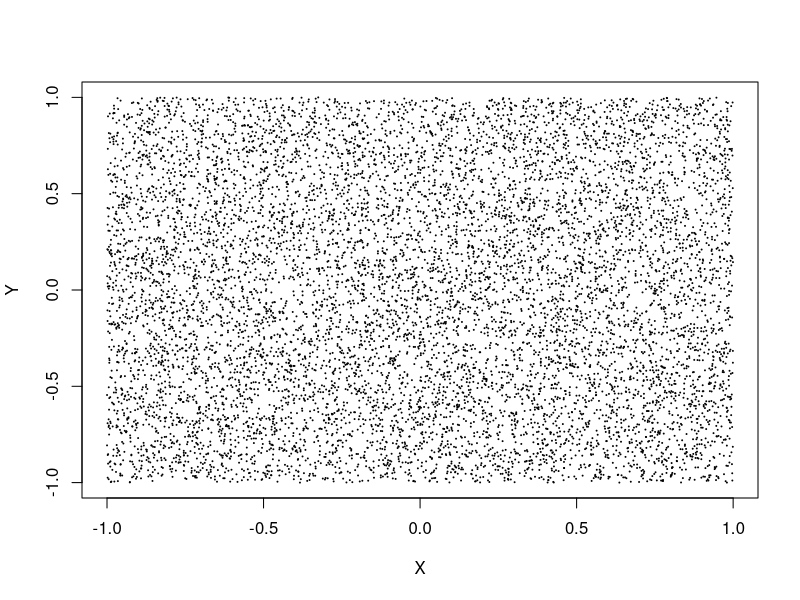
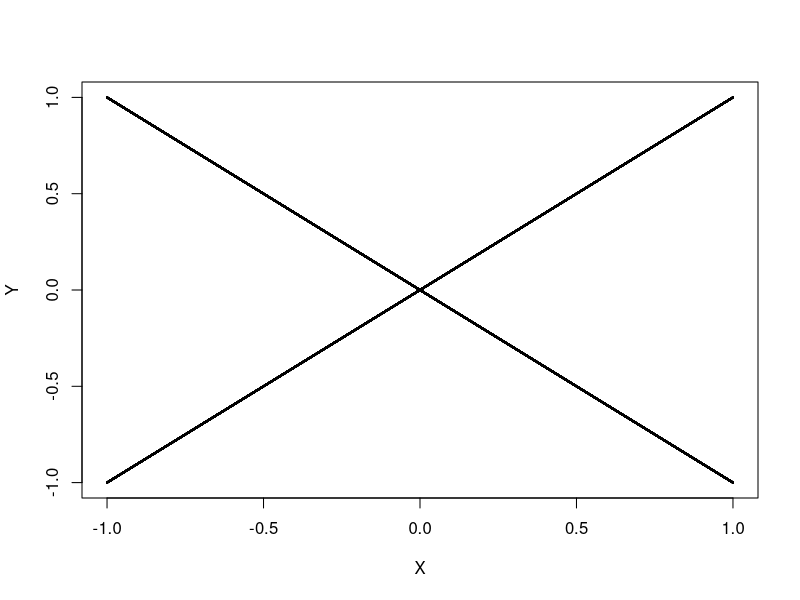
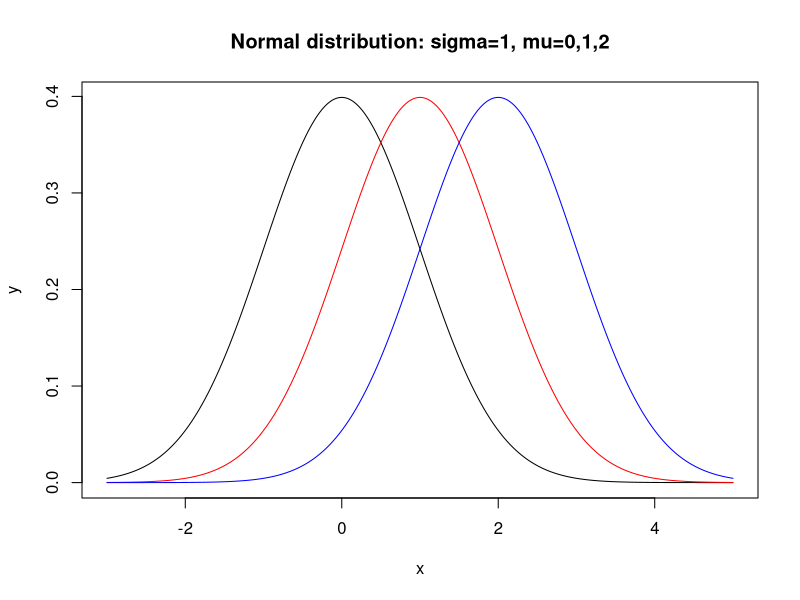
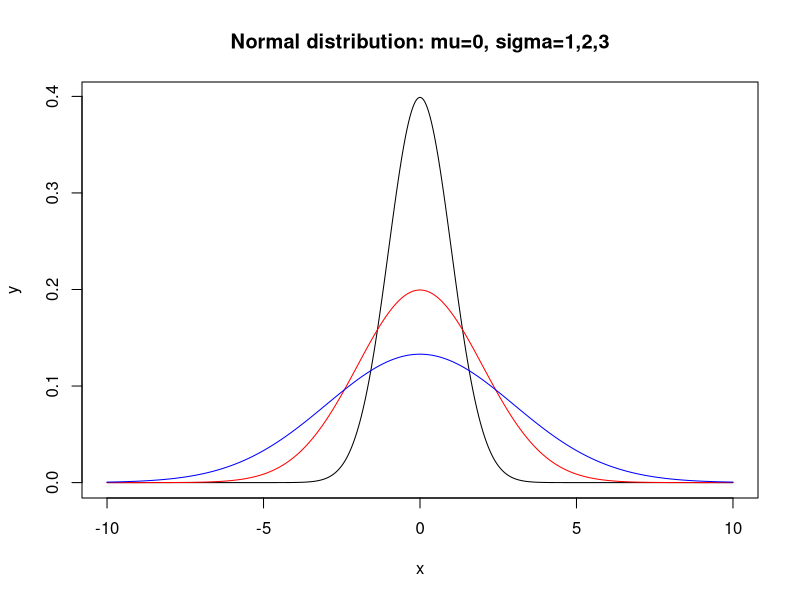
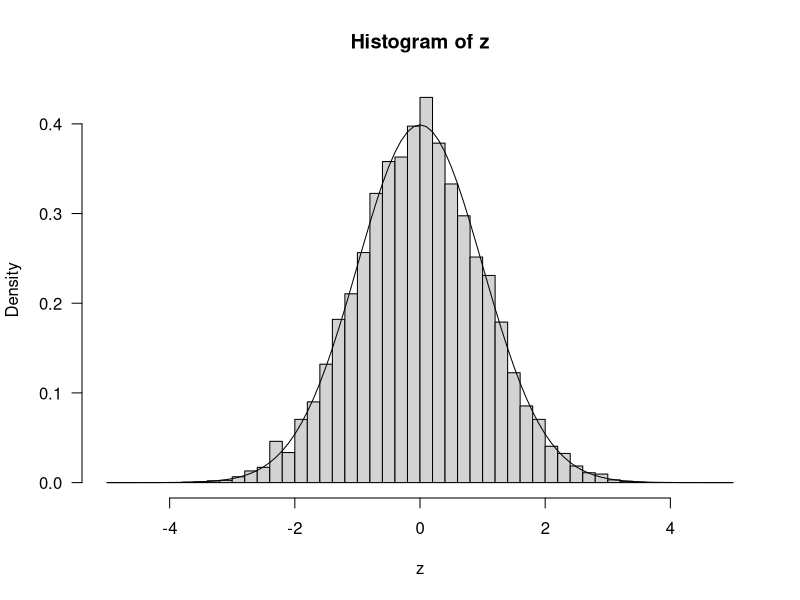
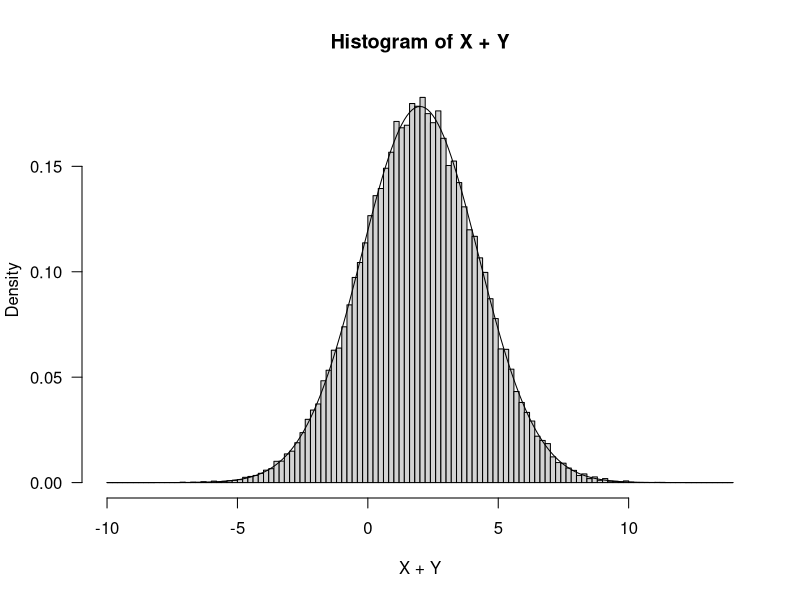
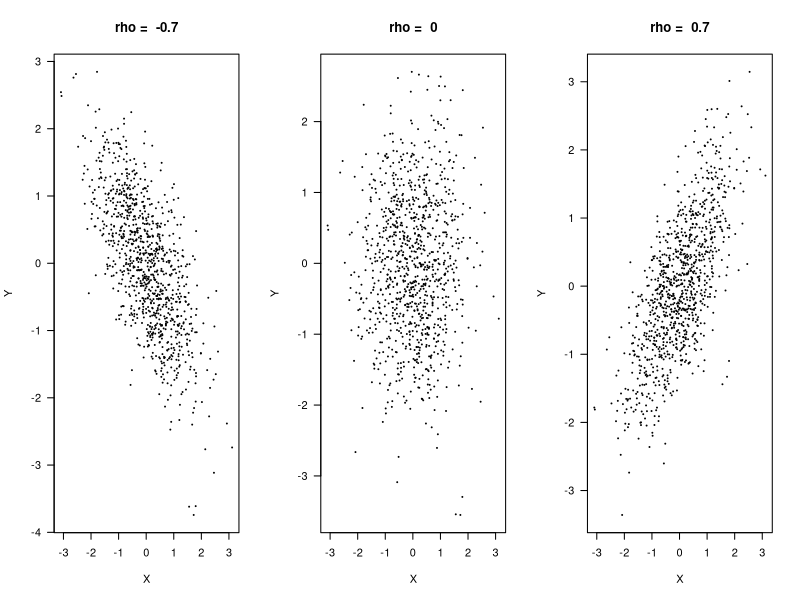
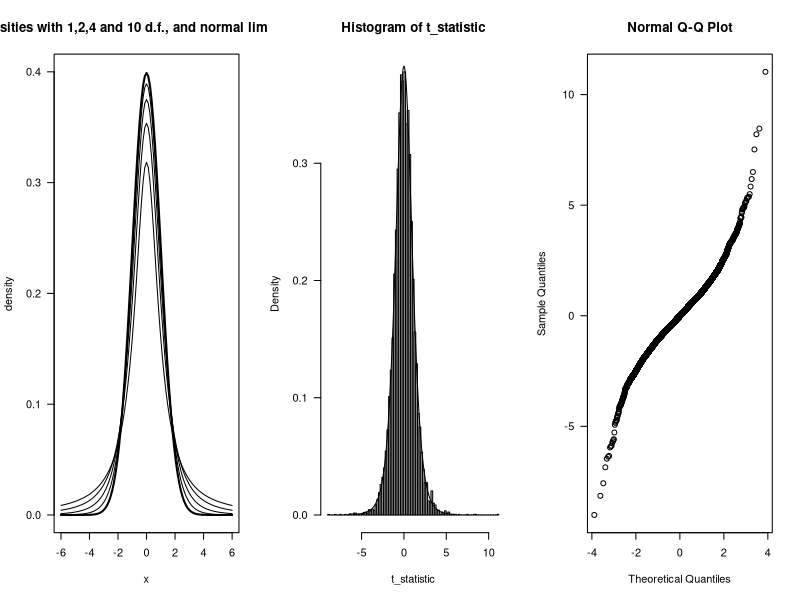

Here is the R script that generated these plots, in order:
## ---- chunk 1
var(runif(100000))  # approximately 1/12
## ---- chunk 2
n <- 10000
X <- runif(n, -1, 1)
Y <- runif(n, -1, 1)
plot(X,Y, cex=0.1) # check scatter plot
## ---- chunk 3
n <- 100000
X <- runif(n, -1, 1)
Z <- runif(n, -1, 1)
Y <- sign(Z)*abs(X)
cor(X,Y)   # correlation coefficient is almost 0
## ---- chunk 4
plot(X,Y, cex=0.1) # check scatter plot
## ---- chunk 5
pnorm(1.96, lower.tail=TRUE)
## ---- chunk 6
pnorm(1.96, lower.tail=FALSE)
## ---- chunk 7
qnorm(0.975, 0, 1)
## ---- chunk 8
x <- seq(-3, 5, 0.01)
plot(x, dnorm(x, 0, 1), type="l", xlab="x", ylab="y",  xlim=c(-3,5))
lines(x, dnorm(x, 1, 1), col="red")
lines(x, dnorm(x, 2, 1), col="blue")
title("Normal distribution: sigma=1, mu=0,1,2")
## ---- chunk 9
x <- seq(-10, 10, 0.01)
plot(x, dnorm(x, 0, 1), type="l", xlab="x", ylab="y",  xlim=c(-10,10))
lines(x, dnorm(x, 0, 2), col="red")
lines(x, dnorm(x, 0, 3), col="blue")
title("Normal distribution: mu=0, sigma=1,2,3")

## ---- chunk 10
z<-rnorm(10000)
par(las=1)
hist(z, breaks = seq(-5,5,0.2), freq=F)
phi <- function(x) exp(-x^2/2)/sqrt(2*pi)
x <- seq(-5,5,0.1)
lines(x, phi(x))  # or lines(x, dnorm(x))
## ---- chunk 11
mu1 <-1; mu2 <-1
sigma1 <- 1; sigma2 <- 2
X <- rnorm(50000, mu1, sigma1)
Y <- rnorm(50000, mu2, sigma2)

hist(X+Y, breaks=seq(-10,14,.2), freq=F)

x <- seq(-10, 14, 0.1)
lines(x, dnorm(x, mu1+mu2, sqrt(sigma1^2 + sigma2^2)))
## ---- chunk 12
Z1 <- rnorm(1000)
Z2 <- rnorm(1000)

par(mfrow=c(1,3))
rhos <- c(-0.7,0,0.7)
for (rho in rhos){
	X <- Z1
	Y <- rho*Z1 + sqrt(1-rho^2)*Z2
	plot(X,Y, cex=0.2)
	title(paste("rho = ", rho))
}
## ---- chunk 13
for (rho in rhos){
  X <- Z1
	Y <- rho*Z1 + sqrt(1-rho^2)*Z2
  cat("When rho is ", rho, " the variance of X+Y is :",  var(X+Y), "\n")
}
## ---- chunk 14
curve(dt(x, df=1), from=-6, to=6, ylab="density", ylim=c(0,0.4))
curve(dt(x, df=2), add = TRUE)
curve(dt(x, df=4), add = TRUE)
curve(dt(x, df=10), add = TRUE)
curve(dnorm(x), lwd=2, add= TRUE)
title("t densities with 1,2,4 and 10 d.f., and normal limit in bold")
## ---- chunk 15
mu <- 5
sigma <- 3
n <- 7     # sample size
N <- 10000   # simulation number
t_statistic <- numeric(N)

for (i in 1:N){
  sample_data <- rnorm(n, mu, sigma)
  t_statistic[i] <- (mean(sample_data) - mu)/(sd(sample_data)/sqrt(n))
}

hist(t_statistic, breaks = seq(min(t_statistic),max(t_statistic)+0.2,0.2), probability=T)

x <- seq(-6,6,0.01)
lines(x, dt(x, n-1))
## ---- chunk 16
qqnorm(t_statistic)
## ---- chunk 17
curve(dchisq(x, df=1), from=0, to=8, ylab="density", ylim=c(0,0.5))
curve(dchisq(x, df=2), col="red", add = TRUE)
curve(dchisq(x, df=3), col="blue", add = TRUE)
curve(dchisq(x, df=4), col="darkgreen", add = TRUE)
legend("topright", c("df=1", "df=2", "df=3", "df=4"),  pch="----", col=c("black","red","blue","darkgreen"))

## ---- chunk 18
dfs <- c(1,2,3,4)
N <- 5000

par(mfrow=c(2,2))
for (df in dfs){
	chi_rv <- numeric(N)
	for (i in 1:df)
		chi_rv <- chi_rv + rnorm(N)^2
	hist(chi_rv, breaks=seq(0, 30, 0.5), freq=F, main=paste("d.f. = ", df))
	curve(dchisq(x, df), add=T)
}

## ---- chunk 19
x = seq(0,8,0.01)
plot(x, dexp(x, rate=2), type="l", ylab="f(x)", col=1)
lines(x, dexp(x, rate=1) , col=2)
lines(x, dexp(x, rate=0.5), col=3)
legend(5.5, 1.9, c("lambda = 2", "lambda = 1", "lambda = 0.5"), col=c(1,2,3), lty = c(1,1,1))

## ---- chunk 20
x = seq(0,8,0.01)
plot(x, pexp(x, rate=2), type="l", ylab="f(x)", col=1)
lines(x, pexp(x, rate=1) , col=2)
lines(x, pexp(x, rate=0.5), col=3)
legend(5.5, 0.4, c("lambda = 2", "lambda = 1", "lambda = 0.5"), col=c(1,2,3), lty = c(1,1,1))

## ---- chunk 21
(lambda <- log(2)/(4.47*10^9))
## ---- chunk 22
curve(dweibull(x, shape=0.5, scale=2^(-1/0.5)), from=0, to=4)
## ---- chunk 23
curve(dweibull(x, shape=1.5, scale=2^(-1/1.5)), from=0, to=4)
## ---- chunk 24
curve(dweibull(x, shape=3, scale=2^(-1/3)), from=0, to=4)
## ---- chunk 25
x=seq(0,4,0.001)

curve(2*x, from=0, to=4, ylab="hazard function")
lines(x, 2.5*x^(1.5))
lines(x, 0.5*x^(-0.5))
lines(x, 1.5*x^0.5)
lines(x, rep(1,length(x)))
text(2.3, 6.99, "m>2")
text(3, 5.2, "m=2")
text(2.5, 2.65, "1<m<2")
text(3.5, 1.3, "m=1")
text(3, 0.52, "m<1")
## ---- chunk 26
par(mfrow=c(3,1))
curve(dweibull(x, shape=0.5, scale=2^(-1/0.5)), from=0, to=4, ylab="f(x)", lwd=3)
text(2,2,"Weibull(2,0.5) density")
curve(dweibull(x, shape=1.5, scale=2^(-1/1.5)), from=0, to=4, ylab="f(x)", lwd=3)
text(2,0.6,"Weibull(2,1.5) density")
curve(dweibull(x, shape=3, scale=2^(-1/3)), from=0, to=4, ylab="f(x)", lwd=3)
text(2,0.8,"Weibull(2,3) density")

## ---- chunk 27
pweibull(50, 3, (1e-06/3)^(-1/3))
## ---- chunk 28
lambda <- 1     # arrival rate
mu <- 1.1       # service rate
t.end <- 100    # duration of simulation
t.step <- 0.05  # time step
queue <- rep(0, t.end/t.step + 1)
for (i in 2:length(queue)) {
  if (runif(1) < lambda*t.step) { # arrival
    queue[i] <- queue[i-1] + 1
  } else if (runif(1) < mu*t.step) { # departure
    queue[i] <- max(0, queue[i-1] - 1)
  } else { # nothing happens
    queue[i] <- queue[i-1]
  }
}
plot(seq(0, t.end, t.step), queue, type='l', xlab='time', ylab='queue size')
title(paste('Queuing Simulation. Arrival rate:', lambda,'Service rate:', mu))

## ---- chunk 29
n <- 100              # number of random walk
walk <- rbinom(n, size = 1, prob = 0.5)     # generate bernoulli random number
walk[walk == 0] <- -1               # change 0 as -1
random_walk <- c(0, cumsum(walk))   # cumulative sum of walk is random walk, starting at zero
plot(random_walk, type='s')
## ---- chunk 30
n <- 100              # number of random walk
walk <- rbinom(n, size = 1, prob = 0.6)     # generate bernoulli random number
walk[walk == 0] <- -1               # change 0 as -1
random_walk <- c(0, cumsum(walk))   # cumulative sum of walk is random walk, starting at zero
plot(random_walk, type='s')         # upward random walk
## ---- chunk 31
n <- 1000              # number of random walk
walk <- rnorm(n, mean = 0, sd = 1)     # generate normal random number
Brownian_motion <- c(0, cumsum(walk))   # cumulative sum of walk is random walk, starting at zero
plot(Brownian_motion, type='l')
## ---- chunk 32
time_index <- seq(0,n*0.01,0.01)
plot(time_index, Brownian_motion, type='l')
## ---- chunk 33
n <- 1000              # number of random walk
walk <- rnorm(n, mean = 0, sd = 0.01)     # generate normal random number
Brownian_motion <- c(0, cumsum(walk))   # cumulative sum of walk is random walk, starting at zero
plot(Brownian_motion, type='l')
## ---- chunk 34
n <- 1000              # number of random walk
walk <- rnorm(n, mean = 0.1, sd = 1)     # generate normal random number
Brownian_motion <- c(0, cumsum(walk))   # cumulative sum of walk is random walk, starting at zero
plot(Brownian_motion, type='l')
## ---- chunk 35
n <- 1000              # number of random walk
walk <- rnorm(n, mean = 0, sd = 0.01)     # generate normal random number
Brownian_motion <- c(0, cumsum(walk))   # cumulative sum of walk is random walk, starting at zero
GBM <- exp(Brownian_motion)
plot(GBM, type='l')
